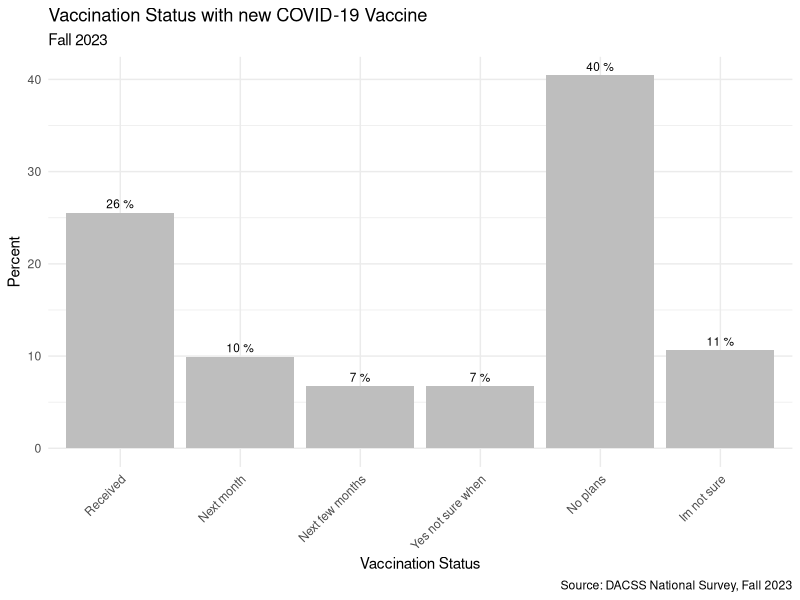
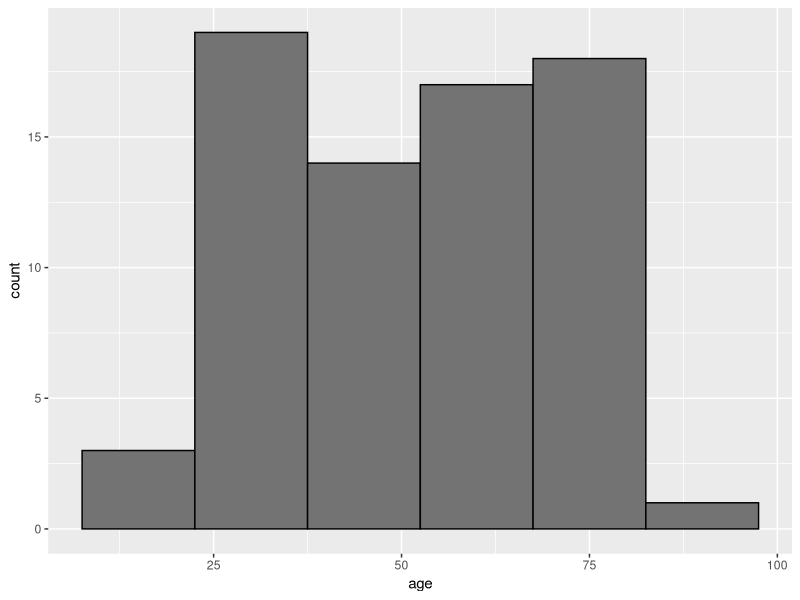
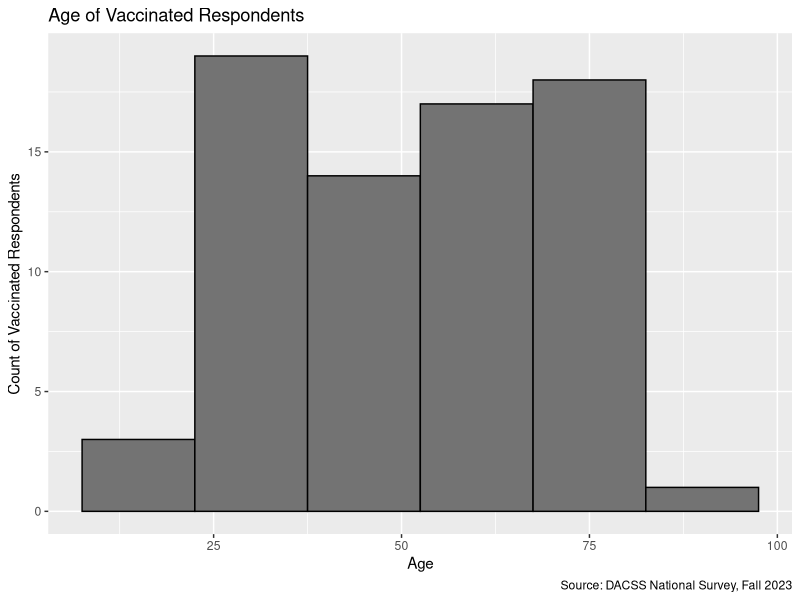
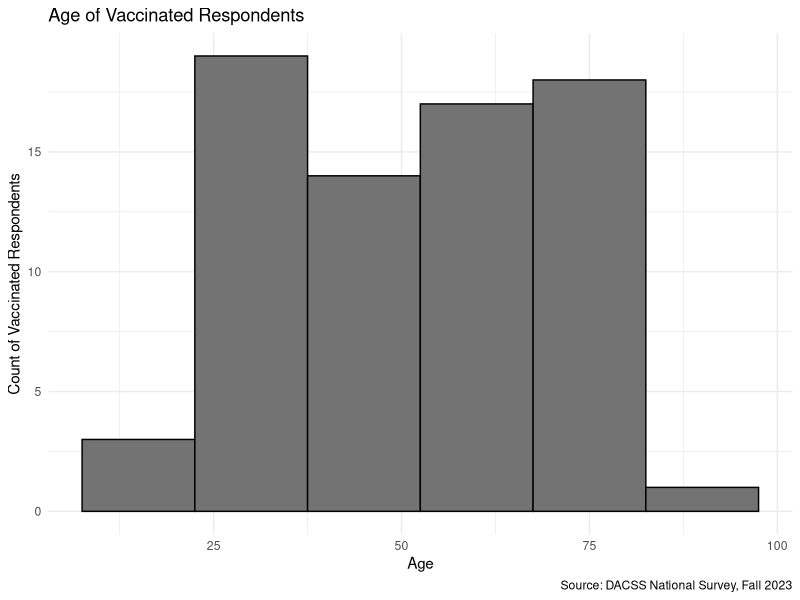
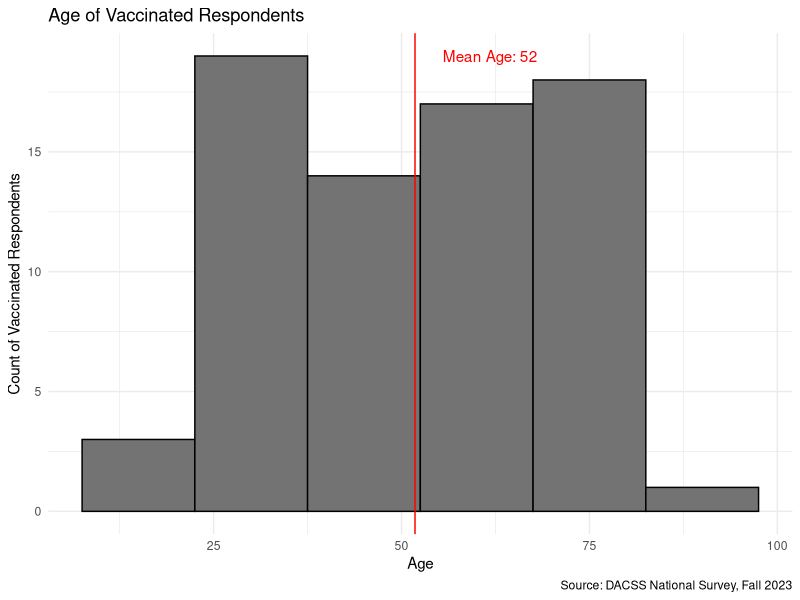
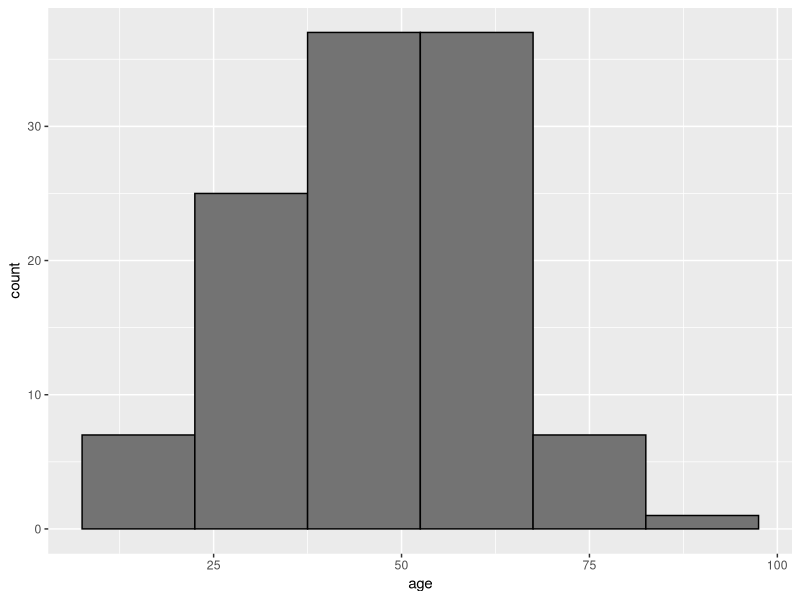
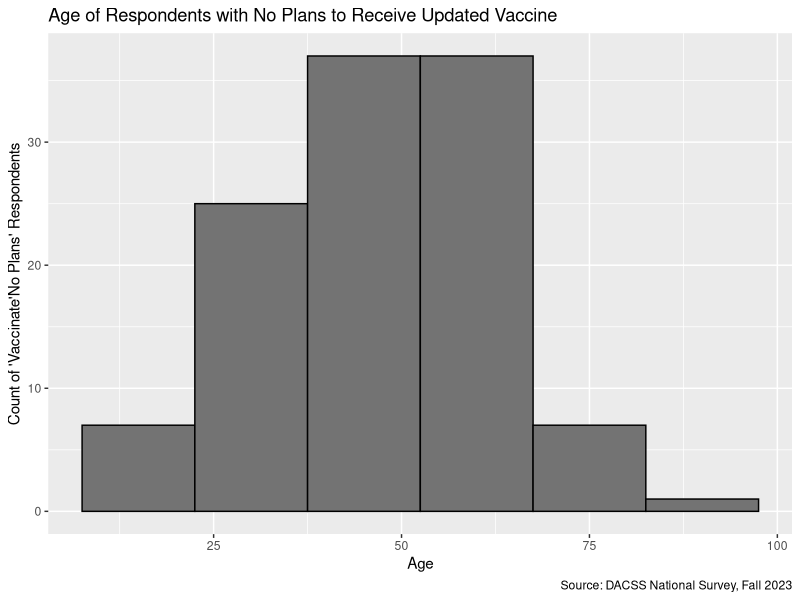
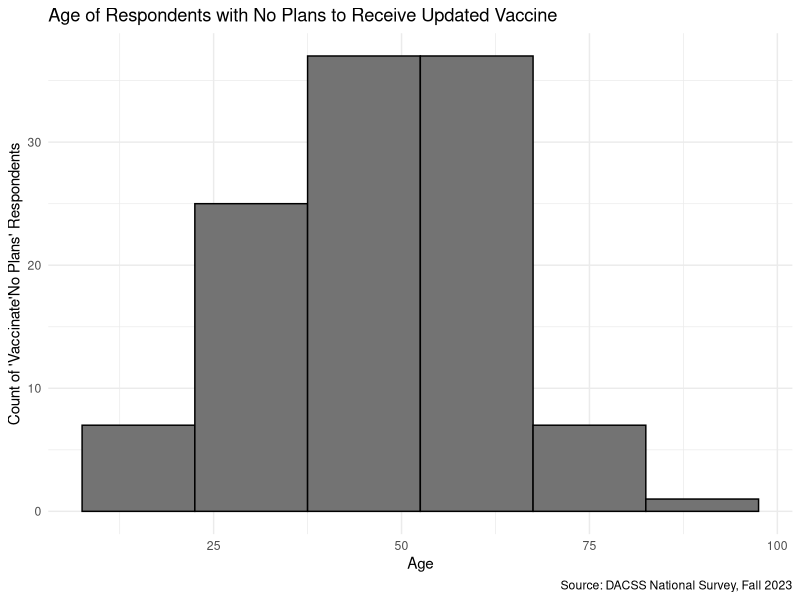

Write the R code that produced these figures, in order. (Note: this script raises an error after producing the figures.)

# clean memory ------------------------------------------------------------
rm(list = ls())
library(ggplot2)
library(dplyr)


# read in data ------------------------------------------------------------
#set working directory

mydata = read.csv("Survey.csv")


# see data ----------------------------------------------------------


head(mydata)



# see data types ----------------------------------------------------------

str(mydata)
summary(mydata)



# deliverable 1 ----------------------------------------------------------
####################Vax Status Bar Chart########################

#summary table vax status and proportion table
absoluteVax <- table(mydata$NewVaxstatus,
                     exclude = 'nothing')
propVax=prop.table(absoluteVax)*100                     

absoluteVax 
propVax



#making data frame for graph
(VaxtableFreq=as.data.frame(absoluteVax))
names(VaxtableFreq)=c("VaxStatus","Count")
VaxtableFreq
VaxtableFreq$Percent=as.vector(propVax)
VaxtableFreq

#adding an order to the columns
VaxXAxisOrder <- c(6, 3, 2, 5, 1, 4)
VaxtableFreq$VaxXAxisOrder=as.vector(VaxXAxisOrder)

VaxtableFreq

#base GGPLOT2 starts with a "base", telling WHAT VARIABLES TO PLOT

#############FUNCTIONAL CONSOLIDATED CODE TO USE IN DASH#######################
vaxbase = ggplot(data = VaxtableFreq, aes(x = reorder(VaxStatus, VaxXAxisOrder), y = Percent)) +
  geom_bar(fill ="gray", stat = 'identity') + 
  geom_text(aes(label = paste(round(Percent), "%")), vjust = -0.5, size = 3) + 
  labs(x = "Vaccination Status", y = "Percent", caption = "Source: DACSS National Survey, Fall 2023") +
  ggtitle("Vaccination Status with new COVID-19 Vaccine", subtitle = "Fall 2023") + 
  theme_minimal() +
  theme(axis.text.x = element_text(angle = 45, hjust = 1))
  

vaxbase



# save vaxplot4 ----------------------------------------------------------
saveRDS(vaxbase, file = "VaxStatusBarChart.rds")

######################Age Histogram VAXXED RESPONDENTS#########################
barWIDTH=15
library(ggplot2)

VaxedData <- filter(mydata, NewVaxstatus == "Received")
y.AxisTextAge="Age"

VaxtitleText='Age of Vaccinated Respondents'
sub_titleText='Fall 2023'
sourceText='Source: DACSS National Survey, Fall 2023'

AgeHistbase= ggplot(VaxedData)  
h1= AgeHistbase + geom_histogram(aes(x = age),
                          binwidth = barWIDTH,
                          color = "#000000",
                            fill= "gray45") 
h1=h1 + labs(y="count")
h1

histy.AxisTextAge="Count of Vaccinated Respondents"
histx.AxisTextAge="Age"

VaxAgeHist = h1 + labs(title=VaxtitleText,
                                    x = histx.AxisTextAge, 
                       y = histy.AxisTextAge,
                                    caption = sourceText) 
VaxAgeHist

VaxAgeHist = VaxAgeHist + theme_minimal()

VaxAgeHist


#Adding in mean line and label
mn=mean(VaxedData$age,na.rm = T)
txtMean=paste0('Mean Age: ',round(mn))
txtMean

VaxAgeHist <- VaxAgeHist + geom_vline(xintercept = mn,color='red') + 
  annotate(geom = 'text',color='red',
           label=txtMean, # mean as text
           y = 19,
           x=mn+10,
           angle=0) 
VaxAgeHist



# save del2Draft ----------------------------------------------------------
saveRDS(VaxAgeHist, file = "VaxAgeHistFinal.rds")


#########################AGE HISTOGRAM NO PLANS RESPONDENTS################ 

barWIDTH=15
library(ggplot2)

VaxedData2 <- filter(mydata, NewVaxstatus == "No plans")
y.AxisTextAge="Age"

VaxtitleText='Age of Respondents with No Plans to Receive Updated Vaccine'
sub_titleText='Fall 2023'
sourceText='Source: DACSS National Survey, Fall 2023'

AgeHistbase= ggplot(VaxedData2)  
h1= AgeHistbase + geom_histogram(aes(x = age),
                                 binwidth = barWIDTH,
                                 color = "#000000",
                                 fill= "gray45") 
h1=h1 + labs(y="count")
h1

histy.AxisTextAge="Count of 'Vaccinate'No Plans' Respondents"
histx.AxisTextAge="Age"

VaxAgeHist2 = h1 + labs(title=VaxtitleText,
                       x = histx.AxisTextAge, 
                       y = histy.AxisTextAge,
                       caption = sourceText) 
VaxAgeHist2

VaxAgeHist2 = VaxAgeHist2 + theme_minimal()

VaxAgeHist2

#Adding in mean line and label
mn2 =mean(VaxedData2$age,na.rm = T)
txtMean2 =paste0('Mean Age: ',round(mn2))
txtMean2

VaxAgeHist2 <- VaxAgeHist2 + geom_vline(xintercept = mn2,color='red') + 
  annotate(geom = 'text',color='red',
           label=txtMean2, # mean as text
           y = 38,
           x=mn2+10,
           angle=0) 
VaxAgeHist2

# save del2Draft ----------------------------------------------------------
saveRDS(VaxAgeHist2, file = "VaxAgeHistFinalNoVax.rds")

# deliverable 3 Bivariate ----------------------------------------------------------
#########################Stacked Bar Chart#############################


###########Making data frame###############
(VaxedByPolitics = table(mydata$SimpleVaxStatus,mydata$SimplePolitical))
library(magrittr) # for %>%
(VaxedByPoliticsProp = (prop.table(VaxedByPolitics,
                            margin = 2)%>%round(.,3)))

VaxedByPoliticsDF = as.data.frame(VaxedByPolitics)

VaxedByPoliticsDF
names(VaxedByPoliticsDF)=c("VaxStatus","PoliticalAffiliation","counts")
VaxedByPoliticsDF$pctCol = as.data.frame(VaxedByPoliticsProp)[,3]
VaxedByPoliticsDF




#Reordering Political Affiliation Bar
VaxedByPoliticsDF$PoliticalAffiliationF <- factor(VaxedByPoliticsDF$PoliticalAffiliation, levels=c('Liberal', 'Moderate','Conservative','Not Sure'))
summary(VaxedByPoliticsDF$PoliticalAffiliationF)

summary(VaxedByPoliticsDF)

#####Making Chart############
library(scales)

stackedbase = ggplot(data=VaxedByPoliticsDF,aes(x= PoliticalAffiliationF, y=pctCol, fill = VaxStatus)) + 
  theme_minimal() +
  geom_bar(stat = "identity", position = 'stack') +
  geom_text(aes(label = paste(round((pctCol*100), 0), "%")), position = position_stack(vjust = 0.5)) + ####Labels showing incorrectly
  scale_y_continuous(labels = scales::percent) +
  labs(x = "Political Affiliation", y = "", fill = "Vaccination Status", caption = "Source: DACSS National Survey, Fall 2023") +
  ggtitle("Politics and Vaccination Plans", subtitle = "New COVID-19 Vaccination Status by Political Affiliation") 

stackedbase

# save del3Draft ----------------------------------------------------------
saveRDS(stackedbase, file = "StackedBar2.rds")


############Region From GitHub##################
library(sf)

LinkGithub <- "https://github.com/reneezale/DataVizProject/raw/main/cb_2022_us_region_500k.json"
GitRegion_map = sf::read_sf(LinkGithub)
head(GitRegion_map)

head(mydata)

mydata4map <- mutate(mydata, SimpleVaxStatus_Num = recode(SimpleVaxStatus, 
                                                          `No plans` = "1", 
                                                          `Im not sure` = "2",
                                                          `Planning to` = "3",
                                                          `Received` = "4"))

mydata4map$SimpleVaxStatus_Num <- as.numeric(mydata4map$SimpleVaxStatus_Num)

head(mydata4map)

mydata4map %>%
  group_by(Region, State) %>%
  summarise_at(vars(SimpleVaxStatus_Num), list(counts=length, AvVax_perCap=mean)) -> mydata4map


mydata4map

library(dplyr)

# merge data into map ----------------------------------------------------------

myMapVaxregion=merge(GitRegion_map,mydata4map,by.x='NAME',"Region")

head(myMapVaxregion)
library(classInt)
# prepare plot

basemapregion = ggplot(myMapVaxregion) + 
  geom_sf(aes(fill=AvVax_perCap)) + 
  scale_fill_viridis_c(direction = -1, labels = c("No plans", "Not sure", "Plan to", "Received")) +
  labs (x="", y="", fill = "Average Vaccination Status", caption = "Source: DACSS National Survey, Fall 2023") + 
  ggtitle("Adoption of 2023-2024 COVID-19 Vaccine", subtitle = "Average Vaccination Level by Region")

basemapregion

# save del4Draft ----------------------------------------------------------
saveRDS(basemapregion, file = "RegionVaxMap.rds")






############Region From GeoJson##################

region_map=sf::read_sf("cb_2022_us_region_500k2.json")
head(region_map)
head(mydata)

mydata4map <- mutate(mydata, SimpleVaxStatus_Num = recode(SimpleVaxStatus, 
                                                          `No plans` = "1", 
                                                          `Im not sure` = "2",
                                                          `Planning to` = "3",
                                                          `Received` = "4"))

mydata4map$SimpleVaxStatus_Num <- as.numeric(mydata4map$SimpleVaxStatus_Num)

head(mydata4map)

mydata4map %>%
  group_by(Region, State) %>%
  summarise_at(vars(SimpleVaxStatus_Num), list(counts=length, AvVax_perCap=mean)) -> mydata4map


mydata4map

library(dplyr)

# merge data into map ----------------------------------------------------------

myMapVaxregion=merge(region_map,mydata4map,by.x='NAME',"Region")

head(myMapVaxregion)
library(classInt)
# prepare plot

basemapregion = ggplot(myMapVaxregion) + 
  geom_sf(aes(fill=AvVax_perCap)) + 
  scale_fill_viridis_c(direction = -1, labels = c("No plans", "Not sure", "Plan to", "Received")) +
  labs (x="", y="", fill = "Average Vaccination Status", caption = "Source: DACSS National Survey, Fall 2023") + 
  ggtitle("Adoption of 2023-2024 COVID-19 Vaccine", subtitle = "Average Vaccination Level by Region")

basemapregion

# save del4Draft ----------------------------------------------------------
saveRDS(basemapregion, file = "RegionVaxMap.rds")

########################ATTEMPTING AND FAILING TO CROP OUT ISLANDS########################

#region_crop <- st_crop(region_map
                       #, xmin = -122.9, xmax = -122.5, ymin = 49.1, ymax = 49.3)

library(rnaturalearth)
library(rnaturalearthdata)

world <- ne_countries(scale = "medium", returnclass = "sf")
usa <- world[world$name == "United States, "]

region_map2 = sf::read_sf("cb_2022_us_region_500k2.json")
head(region_map2)

st_crs(region_map2)
st_crs(usa)
#stetting data sets to same CRS 

target_crs <- st_crs(usa)
st_crs(region_map2) <- target_crs
st_crs(region_map2)

st_crs(usa)
st_crs(region_map2)

# Simplify geometries
region_map2 <- st_simplify(region_map2, preserveTopology = TRUE, dTolerance = 0.1)

# Enable spatial indexing
region_map2 <- st_set_crs(region_map2, st_crs(usa))

###Crop map, takes a long time
region_crop <- sf::st_intersection(region_map2, usa)
ggplot(region_crop)
head(mydata)

mydata4map <- mutate(mydata, SimpleVaxStatus_Num = recode(SimpleVaxStatus, 
                                                          `No plans` = "1", 
                                                          `Im not sure` = "2",
                                                          `Planning to` = "3",
                                                          `Received` = "4"))

mydata4map$SimpleVaxStatus_Num <- as.numeric(mydata4map$SimpleVaxStatus_Num)

head(mydata4map)

mydata4map %>%
  group_by(Region, State) %>%
  summarise_at(vars(SimpleVaxStatus_Num), list(counts=length, AvVax_perCap=mean)) -> mydata4map


mydata4map

library(dplyr)

# merge data into map ----------------------------------------------------------

myMapVaxregion2 = merge(region_crop,mydata4map,by.x='NAME',"Region")

head(myMapVaxregion2)
library(classInt)
# prepare plot

basemapregion2 = ggplot(myMapVaxregion2) + 
  geom_sf(aes(fill=AvVax_perCap)) + 
  scale_fill_viridis_c(direction = -1, labels = c("No plans", "Not sure", "Plan to", "Received")) +
  labs (x="", y="", fill = "Average Vaccination Status", caption = "Source: DACSS National Survey, Fall 2023") + 
  ggtitle("Adoption of 2023-2024 COVID-19 Vaccine", subtitle = "Average Vaccination Level by Region")

basemapregion2

#############DID NOT WORK######################


####################State Map NOT USING############################

library(sf)

state_map=sf::read_sf("cb_2022_us_state_500k.geojson")
head(state_map)
head(mydata)

str(mydata$SimpleVaxStatus)

mydata4map <- mutate(mydata, SimpleVaxStatus_Num = recode(SimpleVaxStatus, 
                                                          `No plans` = "1", 
                                                          `Im not sure` = "2",
                                                          `Planning to` = "3",
                                                          `Received` = "4"))

mydata4map$SimpleVaxStatus_Num <- as.numeric(mydata4map$SimpleVaxStatus_Num)

head(mydata4map)

mydata4map %>%
  group_by(Region, State) %>%
  summarise_at(vars(SimpleVaxStatus_Num), list(counts=length, AvVax_perCap=mean)) -> mydata4map


mydata4map

library(dplyr)

# merge data into map ----------------------------------------------------------
#mydataState=aggregate(data=mydata,Free.Lunch~County,FUN = mean)
myMapVax=merge(state_map,mydata4map,by.x='STUSPS',"State")

head(myMapVax)
library(classInt)
# prepare plot

basemapstate = ggplot(myMapVax) + 
  geom_sf(aes(fill=AvVax_perCap)) + 
  scale_fill_viridis_c(direction = -1, labels = c("No plans", "Not sure", "Plan to", "Received")) +
  labs (x="", y="", fill = "Average Vaccination Status", caption = "Source: DACSS National Survey, Fall 2023") + 
  ggtitle("Adoption of 2023-2024 COVID-19 Vaccine", subtitle = "Average Vaccination Level by Region")

basemapstate

# save del4Draft ----------------------------------------------------------
saveRDS(basemapstate, file = "VaxMapstate.rds")
